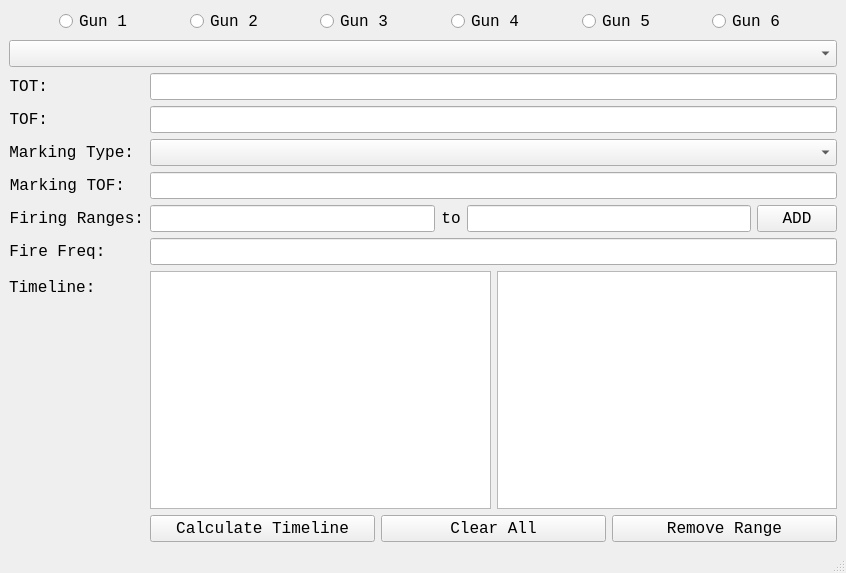
<?xml version="1.0" encoding="UTF-8"?>
<ui version="4.0">
 <class>MainWindow</class>
 <widget class="QMainWindow" name="MainWindow">
  <property name="geometry">
   <rect>
    <x>0</x>
    <y>0</y>
    <width>846</width>
    <height>573</height>
   </rect>
  </property>
  <property name="windowTitle">
   <string>SEAD Timeline Calculator</string>
  </property>
  <widget class="QWidget" name="centralwidget">
   <layout class="QVBoxLayout" name="verticalLayout_2">
    <item>
     <layout class="QHBoxLayout" name="horizontalLayout_3">
      <property name="sizeConstraint">
       <enum>QLayout::SetDefaultConstraint</enum>
      </property>
      <property name="leftMargin">
       <number>50</number>
      </property>
      <property name="topMargin">
       <number>0</number>
      </property>
      <property name="rightMargin">
       <number>0</number>
      </property>
      <item>
       <widget class="QRadioButton" name="Gun_1_button">
        <property name="font">
         <font>
          <family>Consolas</family>
          <pointsize>12</pointsize>
         </font>
        </property>
        <property name="layoutDirection">
         <enum>Qt::LeftToRight</enum>
        </property>
        <property name="autoFillBackground">
         <bool>false</bool>
        </property>
        <property name="styleSheet">
         <string notr="true">szStyle</string>
        </property>
        <property name="text">
         <string>Gun 1</string>
        </property>
       </widget>
      </item>
      <item>
       <widget class="QRadioButton" name="Gun_2_button">
        <property name="font">
         <font>
          <family>Consolas</family>
          <pointsize>12</pointsize>
         </font>
        </property>
        <property name="text">
         <string>Gun 2</string>
        </property>
       </widget>
      </item>
      <item>
       <widget class="QRadioButton" name="Gun_3_button">
        <property name="font">
         <font>
          <family>Consolas</family>
          <pointsize>12</pointsize>
         </font>
        </property>
        <property name="text">
         <string>Gun 3</string>
        </property>
       </widget>
      </item>
      <item>
       <widget class="QRadioButton" name="Gun_4_button">
        <property name="font">
         <font>
          <family>Consolas</family>
          <pointsize>12</pointsize>
         </font>
        </property>
        <property name="text">
         <string>Gun 4</string>
        </property>
       </widget>
      </item>
      <item>
       <widget class="QRadioButton" name="Gun_5_button">
        <property name="font">
         <font>
          <family>Consolas</family>
          <pointsize>12</pointsize>
         </font>
        </property>
        <property name="text">
         <string>Gun 5</string>
        </property>
       </widget>
      </item>
      <item>
       <widget class="QRadioButton" name="Gun_6_button">
        <property name="font">
         <font>
          <family>Consolas</family>
          <pointsize>12</pointsize>
         </font>
        </property>
        <property name="text">
         <string>Gun 6</string>
        </property>
       </widget>
      </item>
     </layout>
    </item>
    <item>
     <widget class="QComboBox" name="fireTypeSelector">
      <property name="font">
       <font>
        <family>Consolas</family>
        <pointsize>12</pointsize>
       </font>
      </property>
      <property name="currentText">
       <string/>
      </property>
      <property name="placeholderText">
       <string>Continuous</string>
      </property>
     </widget>
    </item>
    <item>
     <layout class="QFormLayout" name="formLayout">
      <item row="0" column="0">
       <widget class="QLabel" name="TOTLabel">
        <property name="font">
         <font>
          <family>Consolas</family>
          <pointsize>12</pointsize>
         </font>
        </property>
        <property name="text">
         <string>TOT:</string>
        </property>
        <property name="alignment">
         <set>Qt::AlignRight|Qt::AlignTrailing|Qt::AlignVCenter</set>
        </property>
       </widget>
      </item>
      <item row="0" column="1">
       <widget class="QLineEdit" name="input_2">
        <property name="font">
         <font>
          <family>Consolas</family>
          <pointsize>12</pointsize>
         </font>
        </property>
       </widget>
      </item>
      <item row="1" column="0">
       <widget class="QLabel" name="TOFLabel">
        <property name="font">
         <font>
          <family>Consolas</family>
          <pointsize>12</pointsize>
         </font>
        </property>
        <property name="text">
         <string>TOF:</string>
        </property>
        <property name="alignment">
         <set>Qt::AlignRight|Qt::AlignTrailing|Qt::AlignVCenter</set>
        </property>
       </widget>
      </item>
      <item row="1" column="1">
       <widget class="QLineEdit" name="input_1">
        <property name="font">
         <font>
          <family>Consolas</family>
          <pointsize>12</pointsize>
         </font>
        </property>
       </widget>
      </item>
      <item row="2" column="0">
       <widget class="QLabel" name="MarkingTypeLabel">
        <property name="font">
         <font>
          <family>Consolas</family>
          <pointsize>12</pointsize>
         </font>
        </property>
        <property name="text">
         <string>Marking Type:</string>
        </property>
        <property name="alignment">
         <set>Qt::AlignRight|Qt::AlignTrailing|Qt::AlignVCenter</set>
        </property>
       </widget>
      </item>
      <item row="2" column="1">
       <widget class="QComboBox" name="MarkingSelector">
        <property name="font">
         <font>
          <family>Consolas</family>
          <pointsize>12</pointsize>
         </font>
        </property>
        <property name="placeholderText">
         <string>Select Marking Round</string>
        </property>
       </widget>
      </item>
      <item row="3" column="0">
       <widget class="QLabel" name="MarkingTOFLabel">
        <property name="font">
         <font>
          <family>Consolas</family>
          <pointsize>12</pointsize>
         </font>
        </property>
        <property name="text">
         <string>Marking TOF:</string>
        </property>
        <property name="alignment">
         <set>Qt::AlignRight|Qt::AlignTrailing|Qt::AlignVCenter</set>
        </property>
       </widget>
      </item>
      <item row="3" column="1">
       <widget class="QLineEdit" name="input_5">
        <property name="font">
         <font>
          <family>Consolas</family>
          <pointsize>12</pointsize>
         </font>
        </property>
       </widget>
      </item>
      <item row="4" column="0">
       <widget class="QLabel" name="FiringRangesLabel">
        <property name="font">
         <font>
          <family>Consolas</family>
          <pointsize>12</pointsize>
         </font>
        </property>
        <property name="text">
         <string>Firing Ranges:</string>
        </property>
        <property name="alignment">
         <set>Qt::AlignRight|Qt::AlignTrailing|Qt::AlignVCenter</set>
        </property>
       </widget>
      </item>
      <item row="4" column="1">
       <layout class="QHBoxLayout" name="horizontalLayout">
        <item>
         <widget class="QLineEdit" name="input_6">
          <property name="font">
           <font>
            <family>Consolas</family>
            <pointsize>12</pointsize>
           </font>
          </property>
         </widget>
        </item>
        <item>
         <widget class="QLabel" name="FiringRangesLabel_2">
          <property name="font">
           <font>
            <family>Consolas</family>
            <pointsize>12</pointsize>
           </font>
          </property>
          <property name="layoutDirection">
           <enum>Qt::LeftToRight</enum>
          </property>
          <property name="text">
           <string>to</string>
          </property>
          <property name="alignment">
           <set>Qt::AlignCenter</set>
          </property>
         </widget>
        </item>
        <item>
         <widget class="QLineEdit" name="input_7">
          <property name="font">
           <font>
            <family>Consolas</family>
            <pointsize>12</pointsize>
           </font>
          </property>
         </widget>
        </item>
        <item>
         <widget class="QPushButton" name="AddFiringRangeButton">
          <property name="font">
           <font>
            <family>Consolas</family>
            <pointsize>12</pointsize>
           </font>
          </property>
          <property name="text">
           <string>ADD</string>
          </property>
          <property name="autoDefault">
           <bool>true</bool>
          </property>
         </widget>
        </item>
       </layout>
      </item>
      <item row="5" column="0">
       <widget class="QLabel" name="FireFreqLabel">
        <property name="font">
         <font>
          <family>Consolas</family>
          <pointsize>12</pointsize>
         </font>
        </property>
        <property name="text">
         <string>Fire Freq: </string>
        </property>
        <property name="alignment">
         <set>Qt::AlignRight|Qt::AlignTrailing|Qt::AlignVCenter</set>
        </property>
       </widget>
      </item>
      <item row="5" column="1">
       <widget class="QLineEdit" name="input_3">
        <property name="font">
         <font>
          <family>Consolas</family>
          <pointsize>12</pointsize>
         </font>
        </property>
       </widget>
      </item>
      <item row="6" column="0">
       <widget class="QLabel" name="TimelineBoxLabel">
        <property name="font">
         <font>
          <family>Consolas</family>
          <pointsize>12</pointsize>
         </font>
        </property>
        <property name="text">
         <string>Timeline:</string>
        </property>
       </widget>
      </item>
      <item row="6" column="1">
       <layout class="QHBoxLayout" name="horizontalLayout_4">
        <item>
         <widget class="QTextBrowser" name="TimelineDisplay">
          <property name="font">
           <font>
            <family>Consolas</family>
            <pointsize>12</pointsize>
           </font>
          </property>
         </widget>
        </item>
        <item>
         <widget class="QTextBrowser" name="FiringRangesDisplay">
          <property name="font">
           <font>
            <family>Consolas</family>
            <pointsize>12</pointsize>
           </font>
          </property>
         </widget>
        </item>
       </layout>
      </item>
      <item row="7" column="1">
       <layout class="QHBoxLayout" name="horizontalLayout_2">
        <item>
         <widget class="QPushButton" name="CalculateTimelineButton">
          <property name="font">
           <font>
            <family>Consolas</family>
            <pointsize>12</pointsize>
           </font>
          </property>
          <property name="text">
           <string>Calculate Timeline</string>
          </property>
          <property name="autoDefault">
           <bool>true</bool>
          </property>
          <property name="default">
           <bool>false</bool>
          </property>
         </widget>
        </item>
        <item>
         <widget class="QPushButton" name="clearButton">
          <property name="font">
           <font>
            <family>Consolas</family>
            <pointsize>12</pointsize>
           </font>
          </property>
          <property name="text">
           <string>Clear All</string>
          </property>
          <property name="autoDefault">
           <bool>true</bool>
          </property>
         </widget>
        </item>
        <item>
         <widget class="QPushButton" name="RemoveRangeButton">
          <property name="font">
           <font>
            <family>Consolas</family>
            <pointsize>12</pointsize>
           </font>
          </property>
          <property name="text">
           <string>Remove Range</string>
          </property>
          <property name="autoDefault">
           <bool>true</bool>
          </property>
         </widget>
        </item>
       </layout>
      </item>
     </layout>
    </item>
   </layout>
  </widget>
  <widget class="QMenuBar" name="menubar">
   <property name="geometry">
    <rect>
     <x>0</x>
     <y>0</y>
     <width>846</width>
     <height>21</height>
    </rect>
   </property>
  </widget>
  <widget class="QStatusBar" name="statusbar"/>
 </widget>
 <tabstops>
  <tabstop>input_2</tabstop>
  <tabstop>input_1</tabstop>
  <tabstop>MarkingSelector</tabstop>
  <tabstop>input_5</tabstop>
  <tabstop>input_6</tabstop>
  <tabstop>input_7</tabstop>
  <tabstop>AddFiringRangeButton</tabstop>
  <tabstop>input_3</tabstop>
 </tabstops>
 <resources/>
 <connections/>
</ui>
